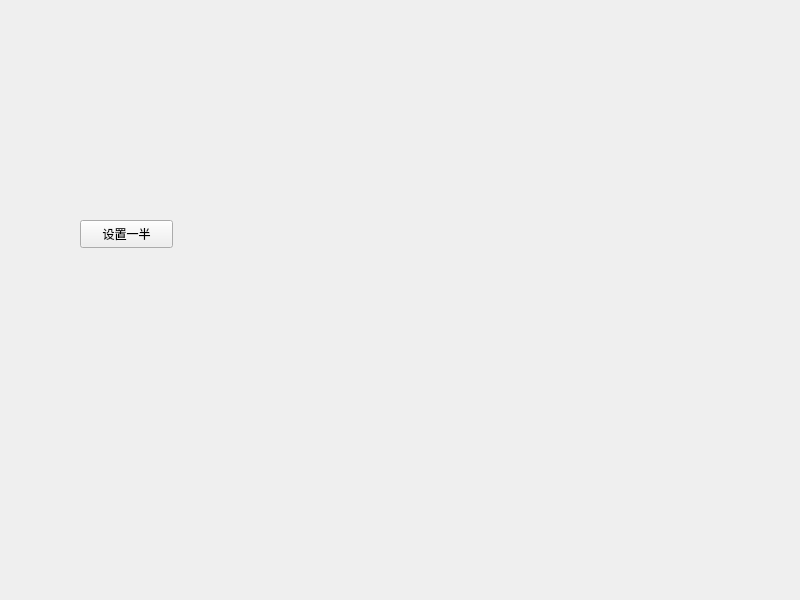
<?xml version="1.0" encoding="UTF-8"?>
<ui version="4.0">
 <class>Widget</class>
 <widget class="QWidget" name="Widget">
  <property name="geometry">
   <rect>
    <x>0</x>
    <y>0</y>
    <width>800</width>
    <height>600</height>
   </rect>
  </property>
  <property name="windowTitle">
   <string>Widget</string>
  </property>
  <widget class="Form" name="widget" native="true">
   <property name="geometry">
    <rect>
     <x>70</x>
     <y>50</y>
     <width>401</width>
     <height>131</height>
    </rect>
   </property>
  </widget>
  <widget class="QPushButton" name="pushButton">
   <property name="geometry">
    <rect>
     <x>80</x>
     <y>220</y>
     <width>93</width>
     <height>28</height>
    </rect>
   </property>
   <property name="text">
    <string>设置一半</string>
   </property>
  </widget>
 </widget>
 <customwidgets>
  <customwidget>
   <class>Form</class>
   <extends>QWidget</extends>
   <header location="global">form.h</header>
   <container>1</container>
  </customwidget>
 </customwidgets>
 <resources/>
 <connections/>
</ui>
